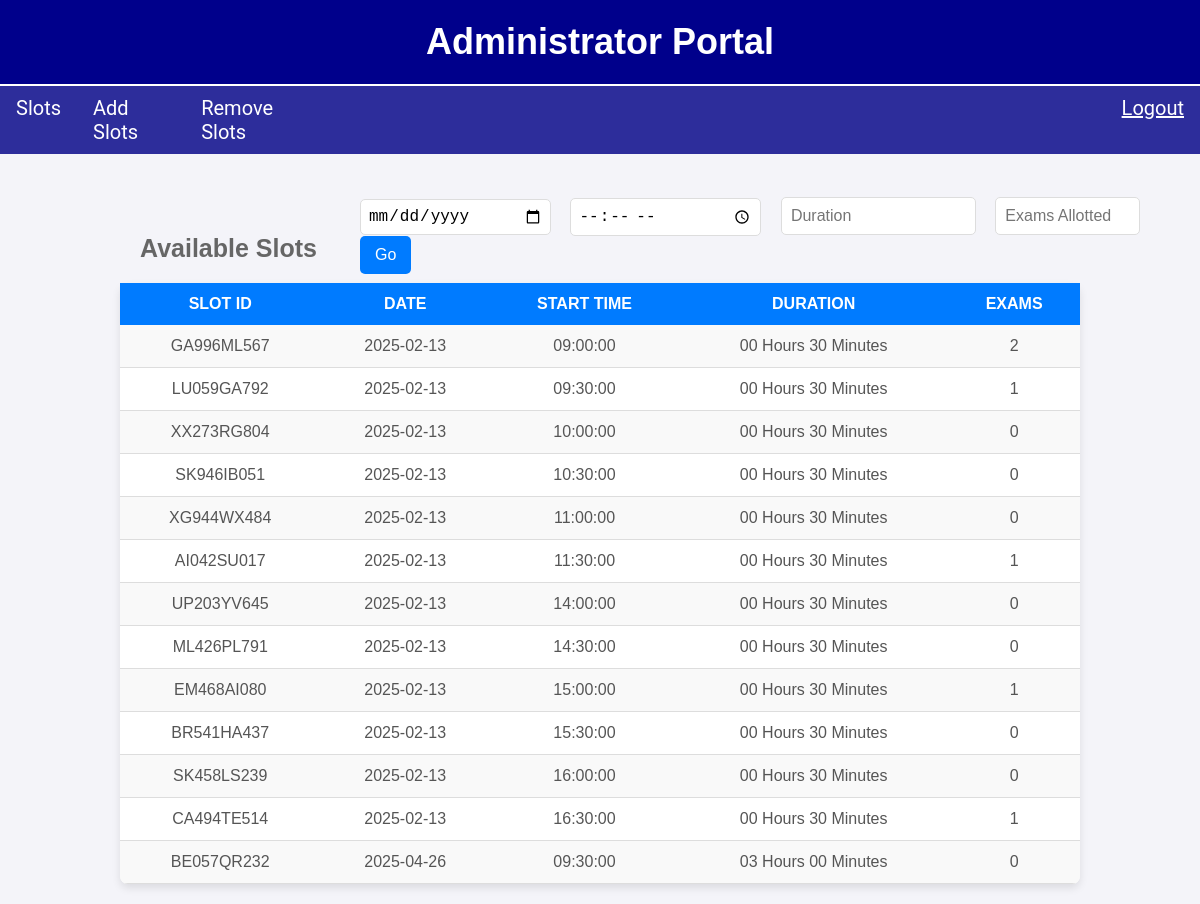
Page /admin_home.php on the committed database.
### tables this page shows
CREATE TABLE `Slot_Records` (
  `SlotID` varchar(10) NOT NULL,
  `Date` date NOT NULL,
  `StartTime` time NOT NULL,
  `Duration` text NOT NULL,
  `ExamsAllotted` int(11) NOT NULL DEFAULT 0
);

### admin_home.php (the view, shortened to what this page needs)
<?php
    $db_server = "localhost";
    $db_user = "root";
    $db_pass = "";
    $db_name = "DA215_Lab4";
    $conn = mysqli_connect($db_server,$db_user,$db_pass,$db_name);
    $Date='';$StartTime='';$Duration='';$ExamsAllotted='';
    $sql2="SELECT *
           FROM Slot_Records
           WHERE `Date` LIKE '%$Date%' AND `StartTime` LIKE '%$StartTime%' AND `Duration` LIKE '%$Duration%' AND ExamsAllotted LIKE '%$ExamsAllotted%'
           ORDER BY STR_TO_DATE(CONCAT(`Date`, ' ', `StartTime`), '%Y-%m-%d %H:%i:%s') ASC";
    $result2=$conn->query($sql2);
?>
<!DOCTYPE html>
<html lang="en">
<head>
    <link rel="stylesheet" href="admin.css?v=2.0">
</head>
<body>
    <h1 class="heading">Administrator Portal</h1>
    <nav>
        <a onclick="showTab('slot')">Slots</a>
        <a onclick="showTab('register')">Add Slots</a>
        <a onclick="showTab('remove')">Remove Slots</a>
        <a class="logout" href="logout.php">Logout</a>
    </nav><br>
    <div id="slot" class="tab-content active">
        <div id="searchform">
            <form method="post">
                <input type="date" placeholder="Date" name="SearchDate" value="<?php echo isset($_POST['SearchDate']) ? htmlspecialchars($_POST['SearchDate']) : ''; ?>">
                <input type="time" placeholder="Time" name="SearchTime" value="<?php echo isset($_POST['SearchTime']) ? htmlspecialchars($_POST['SearchTime']) : ''; ?>">
                <input type="text" placeholder="Duration" name="SearchDuration" value="<?php echo isset($_POST['SearchDuration']) ? htmlspecialchars($_POST['SearchDuration']) : ''; ?>">
                <input type="int" placeholder="Exams Allotted" name="SearchExamsAllotted" value="<?php echo isset($_POST['SearchExamsAllotted']) ? htmlspecialchars($_POST['SearchExamsAllotted']) : ''; ?>">
                <input type="submit" name="SearchButton" value="Go">
            </form>
        </div>
    <table>
            <caption>Available Slots</caption>
            <tr>
                <th>Slot ID</th>
                <th>Date</th>
                <th>Start Time</th>
                <th>Duration</th>
                <th>Exams</th>
            </tr>
            <?php
                if($result2->num_rows>0){
                    while($row2=$result2->fetch_assoc()){
                        echo"<tr>
                             <td>{$row2['SlotID']}</td>
                             <td>{$row2['Date']}</td>
                             <td>{$row2['StartTime']}</td>
                             <td>{$row2['Duration']}</td>
                             <td>{$row2['ExamsAllotted']}</td>
                             </tr>";
                    }
                }
            ?>
        </table>
    </div>
</body>
</html>

### admin.css (style rules this page uses)
body { font-family: Arial, sans-serif; background-color: #f4f4f9; margin: 0; }
.heading { font-family: 'Montserrat', sans-serif; font-weight: 700; font-size: 36px; text-align: center; color: white; background-color:darkblue; padding: 1.75% 0; margin: 0; }
nav { background-color:rgba(8, 8, 138, 0.839); display: flex; justify-content: center; border-top:2px solid white; }
nav a { font-family: 'Roboto', sans-serif; font-size: 20px; color: #FFFFFF; padding: 8px 14px; border-radius: 5px; border: 2px solid transparent; transition: all 0.1s ease; }
.logout { text-align:right; margin-left:65%; }
.tab-content { display: none; }
.active { display: block; }
#slot table { width:80%; margin: 20px auto; margin-top:-80px; border-collapse: collapse; background-color: #fff; box-shadow: 0 4px 8px rgba(0, 0, 0, 0.1); border-radius: 8px; overflow: hidden; }
th { background-color: #007bff; color: white; font-weight: bold; text-transform: uppercase; padding: 12px 15px; }
td { padding: 12px 15px; text-align: center; border-bottom: 1px solid #ddd; color: #555; }
tr:nth-child(even) { background-color: #f9f9f9; }
caption { text-align:left; margin-top:40px; margin-bottom:20px; margin-left:20px; font-size: 25px; font-weight: bold; color: #666; }
#searchform { display: flex; padding-left:360px; padding-top:25px; }
#searchform input { padding: 7px; margin-right:15px; border-radius: 5px; border: 1px solid #ddd; font-size: 16px; }
#searchform input[type="date"], #searchform input[type="time"] { width: 175px; }
#searchform input[type="text"] { width: 175px; padding:9px }
#searchform input[type="int"] { width:125px; padding: 9px; }
#searchform input[type="submit"] { background-color: #007bff; color: white; border: none; cursor: pointer; padding: 10px 15px; border-radius: 5px; }

### rows in the picture
slot_records: SlotID "GA996ML567", Date "2025-02-13", StartTime "09:00:00", Duration "00 Hours 30 Minutes", ExamsAllotted "2"
slot_records: SlotID "LU059GA792", Date "2025-02-13", StartTime "09:30:00", Duration "00 Hours 30 Minutes", ExamsAllotted "1"
slot_records: SlotID "XX273RG804", Date "2025-02-13", StartTime "10:00:00", Duration "00 Hours 30 Minutes", ExamsAllotted "0"
slot_records: SlotID "SK946IB051", Date "2025-02-13", StartTime "10:30:00", Duration "00 Hours 30 Minutes", ExamsAllotted "0"
slot_records: SlotID "XG944WX484", Date "2025-02-13", StartTime "11:00:00", Duration "00 Hours 30 Minutes", ExamsAllotted "0"
slot_records: SlotID "AI042SU017", Date "2025-02-13", StartTime "11:30:00", Duration "00 Hours 30 Minutes", ExamsAllotted "1"
slot_records: SlotID "UP203YV645", Date "2025-02-13", StartTime "14:00:00", Duration "00 Hours 30 Minutes", ExamsAllotted "0"
slot_records: SlotID "ML426PL791", Date "2025-02-13", StartTime "14:30:00", Duration "00 Hours 30 Minutes", ExamsAllotted "0"
slot_records: SlotID "EM468AI080", Date "2025-02-13", StartTime "15:00:00", Duration "00 Hours 30 Minutes", ExamsAllotted "1"
slot_records: SlotID "BR541HA437", Date "2025-02-13", StartTime "15:30:00", Duration "00 Hours 30 Minutes", ExamsAllotted "0"
slot_records: SlotID "SK458LS239", Date "2025-02-13", StartTime "16:00:00", Duration "00 Hours 30 Minutes", ExamsAllotted "0"
slot_records: SlotID "CA494TE514", Date "2025-02-13", StartTime "16:30:00", Duration "00 Hours 30 Minutes", ExamsAllotted "1"
slot_records: SlotID "BE057QR232", Date "2025-04-26", StartTime "09:30:00", Duration "03 Hours 00 Minutes", ExamsAllotted "0"
